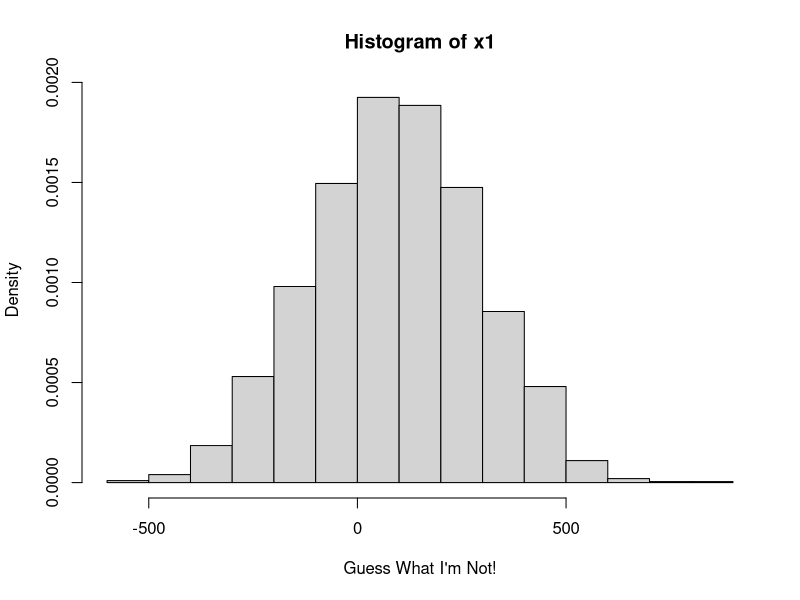
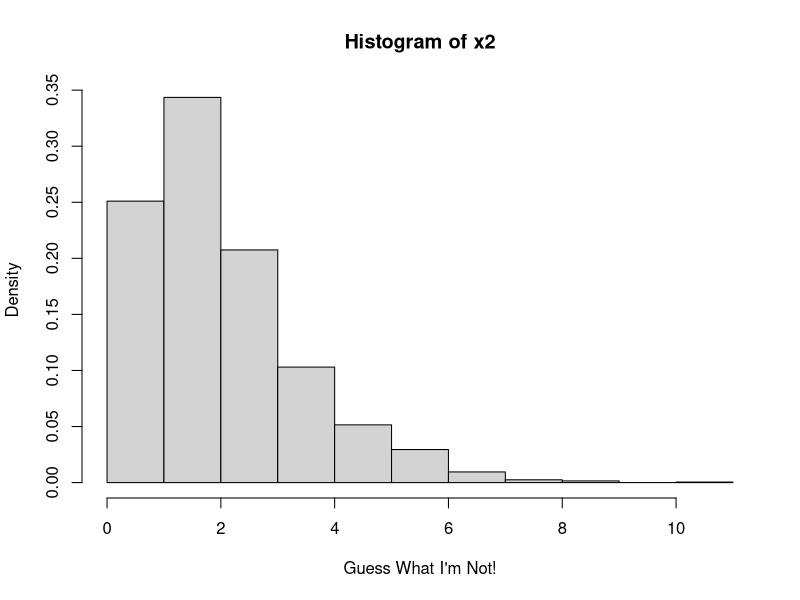
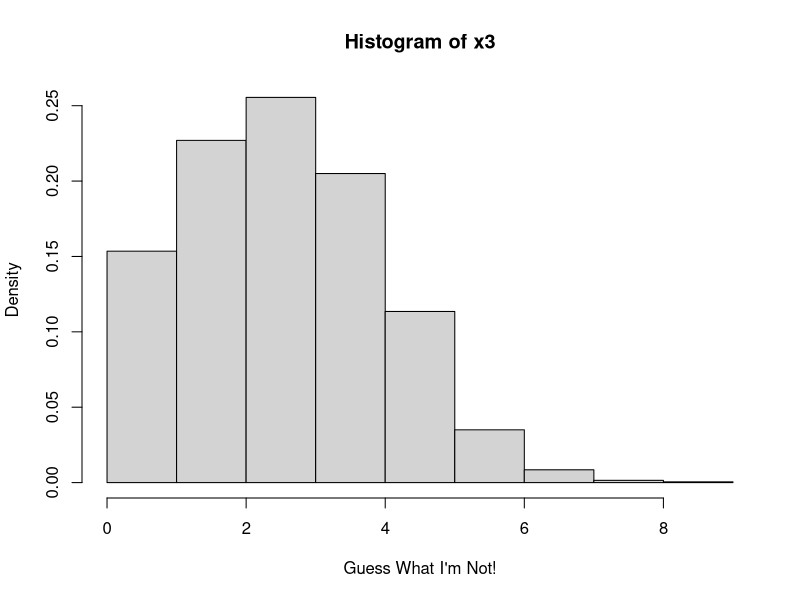
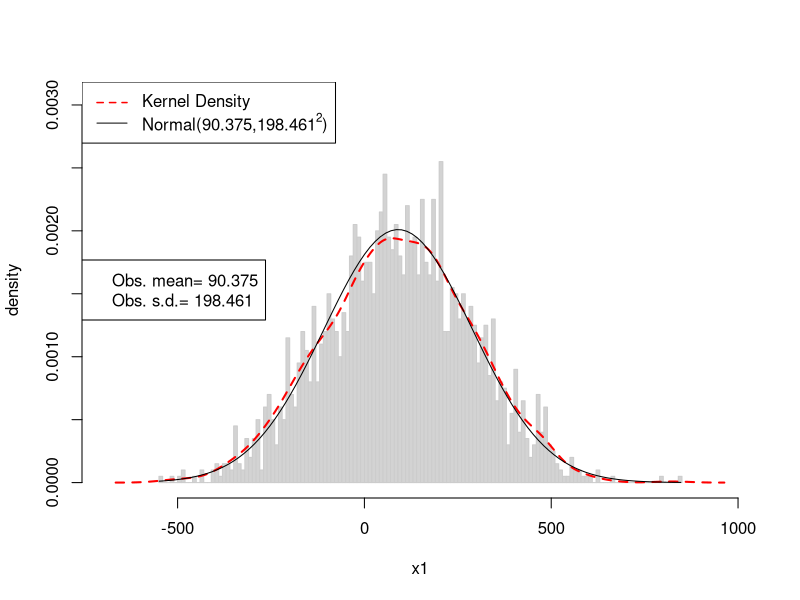
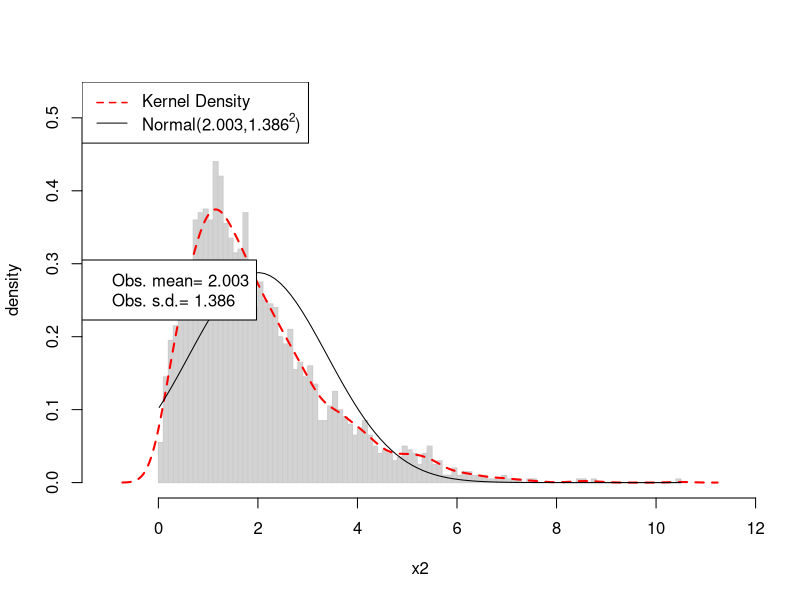
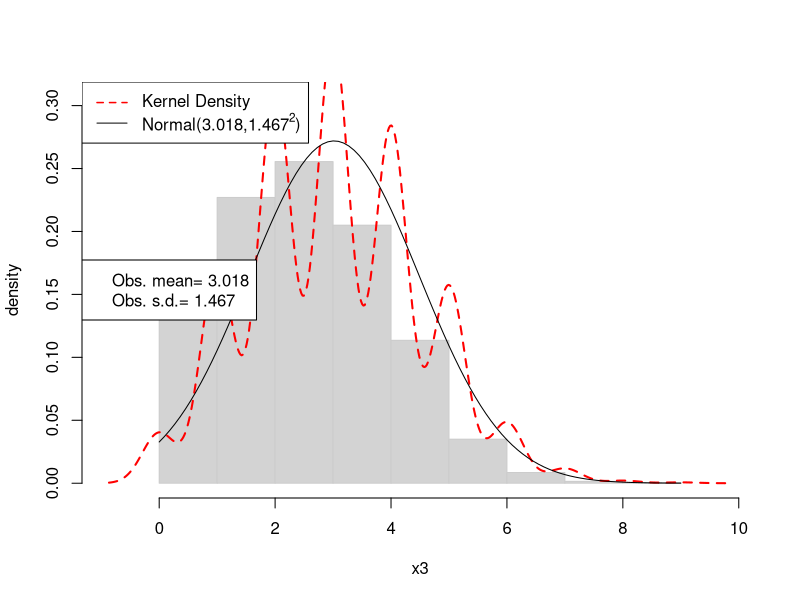
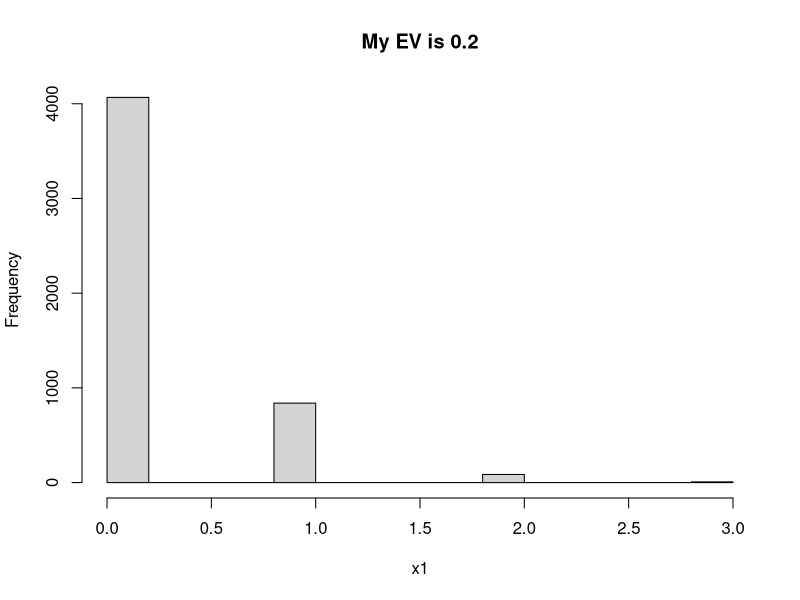
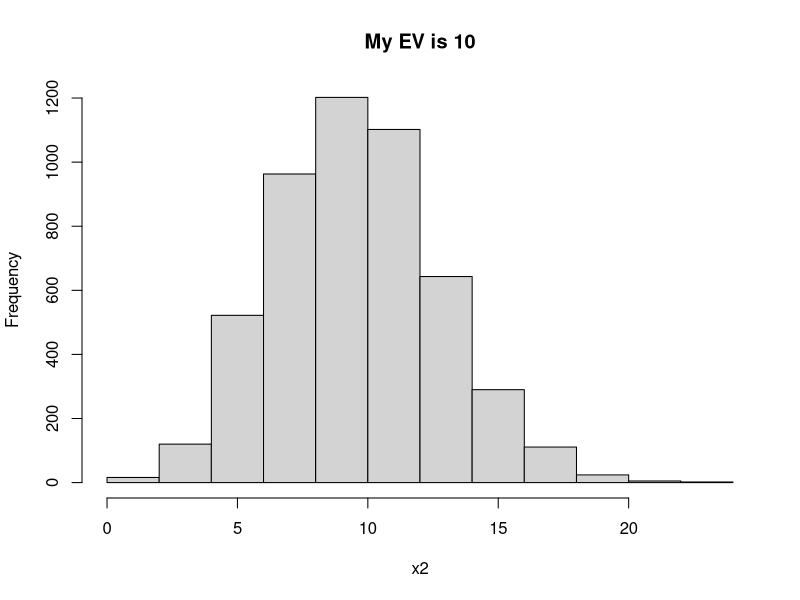

Here is the R script that generated these plots, in order:
## ---- chunk 1
drawHist <- function(x, ...){
    dots <- list(...)

    ## These are legal argument names we need to take from ...
    ## if the user supplied them.
    histNames <- c("breaks", "nclass", "include.lowest", "right")
    argsForHist1 <- dots[ names(dots) [names(dots) %in% histNames]]
    assign("xvar", deparse(substitute(x)))
    ##argsForHist1[["x"]] <- as.name(deparse(substitute(x)))
    argsForHist1$x <- x
    argsForHist1$plot <- FALSE

    if(is.null(dots$breaks)){
        dots$breaks <- 100
    }
    if ((length(dots$breaks) == 1) & is.numeric(dots$breaks)){
        argsForHist1$breaks <- min(dots$breaks, length(unique(x))+1)
    }

    h1 <- do.call("hist", argsForHist1)
    cr <- range(x)

    ## Unless the ... or "h1" arguments say otherwise, use these:
    defaults <- list(prob = TRUE,
                     main = "", border = gray(.80), xlim = extendrange(cr,f=0.10),
                     ylim = rockchalk::magRange(h1$density, c(1,1.2)),
                     ylab = "density")
    defaults$xlab <- gsub(".*\\$", "", deparse(substitute(x)))
    defaults[["x"]] <- as.name(deparse(substitute(x)))

    ## Battle through the ... arguments. Find if any are legal hist arguments
    ## and insert them.
    namesOverlap <- names(dots) %in% names(formals(hist.default))
    dotsForHist <- dots[ names(dots)[namesOverlap] ]
    defaults <- modifyList(defaults, dotsForHist)

    ## Problem: Must take notice of breaks calculated by h1.
    defaults <- modifyList(defaults, list("breaks" = h1$breaks,
                                            "include.lowest" = h1$include.lowest,
                                            "right" = h1$right,
                                            "nclass" = h1$nclass))

    callhist <- do.call("hist", defaults)

    lines(density(x), col="red", lty=2, lwd=2)

    ind <- seq(cr[1], cr[2], length.out=100)
    cm1 <- round(mean(x), 3)
    cs1 <- round(sd(x), 3)
    nprob <- dnorm(ind, m = cm1, s = cs1)
    lines(ind, nprob, lty = 1, col = "black")
    nlab <-   bquote(paste("Normal(", .(round(cm1,3)),",", .(round(cs1,3))^2,")"))
    legend("topleft",legend=c("Kernel Density", as.expression(nlab)), lty=c(2,1), col=c("red","black"), lwd=c(1.5,1))
    legend("left", legend=c(paste("Obs. mean=", cm1), paste("Obs. s.d.=",cs1)))
    invisible(callhist)
}
library(rockchalk)
## ---- chunk 2
x1 <- rnorm(2000, 88, 200)
## ---- chunk 3
length(x1)
x1[1:10]
rockchalk::summarize(x1)
## ---- chunk 4
hist(x1, prob = TRUE, xlab = "Guess What I'm Not!")
## ---- chunk 5
x2 <- rgamma(2000, 2, 1)
## ---- chunk 6
x2[1:10]
## ---- chunk 7
summarize(x2)
## ---- chunk 8
hist(x2, prob = TRUE, xlab = "Guess What I'm Not!")
## ---- chunk 9
x3 <- rbinom(2000, 10, prob = c(0.3))
## ---- chunk 10
x3[1:10]
## ---- chunk 11
rockchalk::summarize(x3)
## ---- chunk 12
hist(x3, prob = TRUE, xlab = "Guess What I'm Not!")
## ---- chunk 13
drawHist(x1)
## ---- chunk 14
drawHist(x2)
## ---- chunk 15
drawHist(x3)
## ---- chunk 16
x1 <- rpois(5000, lambda = 0.2)
hist(x1, main = "My EV is 0.2")
## ---- chunk 17
x2 <- rpois(5000, lambda = 10)
hist(x2, main = "My EV is 10")
## ---- chunk 18
op <- par(no.readonly=TRUE)
par(mfrow = c(2,1))
hist(x1, main = "My EV is 0.2")
hist(x2, main = "My EV is 10")
par(op)
